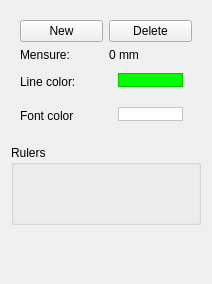
<?xml version="1.0" encoding="UTF-8"?>
<ui version="4.0">
 <class>RulerProperties</class>
 <widget class="QWidget" name="RulerProperties">
  <property name="geometry">
   <rect>
    <x>0</x>
    <y>0</y>
    <width>212</width>
    <height>284</height>
   </rect>
  </property>
  <property name="minimumSize">
   <size>
    <width>0</width>
    <height>0</height>
   </size>
  </property>
  <property name="windowTitle">
   <string>Ruler Plugin</string>
  </property>
  <property name="windowIcon">
   <iconset>
    <normaloff>:/static/default/icon/22x22/edit-select.png</normaloff>:/static/default/icon/22x22/edit-select.png</iconset>
  </property>
  <layout class="QVBoxLayout" name="verticalLayout">
   <item>
    <widget class="QWidget" name="widget" native="true">
     <property name="minimumSize">
      <size>
       <width>0</width>
       <height>0</height>
      </size>
     </property>
     <layout class="QGridLayout" name="gridLayout_4">
      <item row="4" column="0">
       <widget class="QLabel" name="label_2">
        <property name="text">
         <string>Font color</string>
        </property>
       </widget>
      </item>
      <item row="2" column="0">
       <widget class="QLabel" name="label">
        <property name="text">
         <string>Mensure:</string>
        </property>
       </widget>
      </item>
      <item row="2" column="1">
       <widget class="QLabel" name="measureLabel">
        <property name="layoutDirection">
         <enum>Qt::LeftToRight</enum>
        </property>
        <property name="text">
         <string>0 mm</string>
        </property>
        <property name="alignment">
         <set>Qt::AlignLeading|Qt::AlignLeft|Qt::AlignVCenter</set>
        </property>
       </widget>
      </item>
      <item row="3" column="1">
       <layout class="QHBoxLayout" name="horizontalLayout_4">
        <item>
         <widget class="QWidget" name="widget" native="true">
          <property name="minimumSize">
           <size>
            <width>81</width>
            <height>28</height>
           </size>
          </property>
          <property name="maximumSize">
           <size>
            <width>16777215</width>
            <height>28</height>
           </size>
          </property>
          <layout class="QGridLayout" name="gridLayout_2">
           <property name="topMargin">
            <number>5</number>
           </property>
           <item row="0" column="0">
            <widget class="QFrame" name="lineColorFrame">
             <property name="minimumSize">
              <size>
               <width>60</width>
               <height>0</height>
              </size>
             </property>
             <property name="maximumSize">
              <size>
               <width>16777215</width>
               <height>14</height>
              </size>
             </property>
             <property name="styleSheet">
              <string notr="true">background-color: rgb(0, 255, 0);</string>
             </property>
             <property name="frameShape">
              <enum>QFrame::StyledPanel</enum>
             </property>
             <property name="frameShadow">
              <enum>QFrame::Raised</enum>
             </property>
            </widget>
           </item>
          </layout>
         </widget>
        </item>
       </layout>
      </item>
      <item row="3" column="0">
       <widget class="QLabel" name="label_3">
        <property name="text">
         <string>Line color:</string>
        </property>
       </widget>
      </item>
      <item row="4" column="1">
       <widget class="QWidget" name="widget_3" native="true">
        <property name="minimumSize">
         <size>
          <width>81</width>
          <height>28</height>
         </size>
        </property>
        <property name="maximumSize">
         <size>
          <width>16777215</width>
          <height>28</height>
         </size>
        </property>
        <layout class="QGridLayout" name="gridLayout_5">
         <property name="topMargin">
          <number>5</number>
         </property>
         <item row="0" column="0">
          <widget class="QFrame" name="fontColorFrame">
           <property name="maximumSize">
            <size>
             <width>16777215</width>
             <height>14</height>
            </size>
           </property>
           <property name="styleSheet">
            <string notr="true">background-color: rgb(255, 255, 255);</string>
           </property>
           <property name="frameShape">
            <enum>QFrame::StyledPanel</enum>
           </property>
           <property name="frameShadow">
            <enum>QFrame::Raised</enum>
           </property>
          </widget>
         </item>
        </layout>
       </widget>
      </item>
      <item row="1" column="0">
       <widget class="QPushButton" name="newRulerButton">
        <property name="text">
         <string>New</string>
        </property>
        <property name="icon">
         <iconset resource="resources.qrc">
          <normaloff>:/static/default/icon/22x22/document-new.png</normaloff>:/static/default/icon/22x22/document-new.png</iconset>
        </property>
       </widget>
      </item>
      <item row="1" column="1">
       <widget class="QPushButton" name="deleteRulerButton">
        <property name="text">
         <string>Delete</string>
        </property>
        <property name="icon">
         <iconset resource="resources.qrc">
          <normaloff>:/static/default/icon/22x22/edit-delete.png</normaloff>:/static/default/icon/22x22/edit-delete.png</iconset>
        </property>
       </widget>
      </item>
     </layout>
    </widget>
   </item>
   <item>
    <widget class="QGroupBox" name="rulerGroup">
     <property name="minimumSize">
      <size>
       <width>0</width>
       <height>80</height>
      </size>
     </property>
     <property name="title">
      <string>Rulers</string>
     </property>
    </widget>
   </item>
   <item>
    <spacer name="verticalSpacer">
     <property name="orientation">
      <enum>Qt::Vertical</enum>
     </property>
     <property name="sizeHint" stdset="0">
      <size>
       <width>20</width>
       <height>40</height>
      </size>
     </property>
    </spacer>
   </item>
  </layout>
 </widget>
 <resources>
  <include location="resources.qrc"/>
 </resources>
 <connections/>
</ui>
